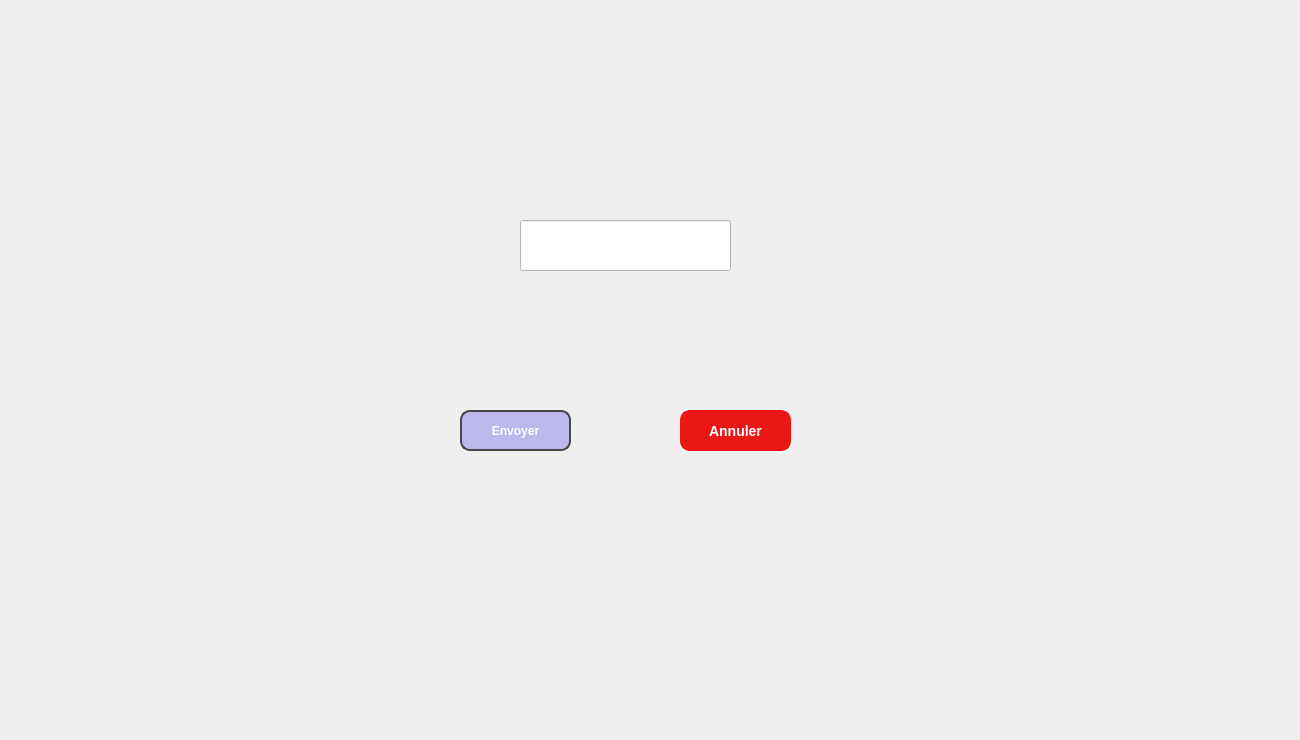
    <widget class="QWidget" name="ForgotPassword">
     <widget class="QWidget" name="widget_3" native="true">
      <property name="geometry">
       <rect>
        <x>0</x>
        <y>0</y>
        <width>1291</width>
        <height>731</height>
       </rect>
      </property>
      <property name="styleSheet">
       <string notr="true">   background-image: url(&quot;C:/Users/HP/Desktop/mech/forgot.png&quot;);
    background-position: center;   /* Centrer l'image */
    background-repeat: no-repeat;  /* Ne pas répéter l'image */
    background-size: cover;        /* Adapter l'image à la taille du widget */</string>
      </property>
     </widget>
     <widget class="QPushButton" name="Retour">
      <property name="geometry">
       <rect>
        <x>680</x>
        <y>410</y>
        <width>111</width>
        <height>41</height>
       </rect>
      </property>
      <property name="mouseTracking">
       <bool>true</bool>
      </property>
      <property name="styleSheet">
       <string notr="true">QPushButton {
    background-color: #eb1616; /* Couleur de fond verte */
    color: white; /* Couleur du texte en blanc */
    border-radius: 10px; /* Bords arrondis */
    padding: 10px 20px; /* Espacement interne */
   font-family: 'OCR A Extended', sans-serif; /* Police OCR A Extended */
    font-size: 14px; /* Taille du texte */
    font-weight: bold; /* Texte en gras */
    border: 2px solid #eb1616; /* Bordure plus foncée */
}

QPushButton:hover {
    background-color: #c50000; /* Couleur de fond plus foncée au survol */
}

QPushButton:pressed {
    background-color: #ff0000; /* Couleur de fond plus foncée lorsqu'on clique */
    border: 2px solid #ff0000; /* Bordure plus foncée lorsqu'on clique */
}</string>
      </property>
      <property name="text">
       <string>Annuler</string>
      </property>
     </widget>
     <widget class="QLineEdit" name="phoneLine">
      <property name="geometry">
       <rect>
        <x>520</x>
        <y>220</y>
        <width>211</width>
        <height>51</height>
       </rect>
      </property>
      <property name="styleSheet">
       <string notr="true">background-color: rgb(255, 255, 255);</string>
      </property>
     </widget>
     <widget class="QPushButton" name="send">
      <property name="geometry">
       <rect>
        <x>460</x>
        <y>410</y>
        <width>111</width>
        <height>41</height>
       </rect>
      </property>
      <property name="mouseTracking">
       <bool>true</bool>
      </property>
      <property name="styleSheet">
       <string notr="true">QPushButton {
  background-color: rgb(188, 184, 238); /* Couleur de fond verte */
    color: white; /* Couleur du texte en blanc */
    border-radius: 10px; /* Bords arrondis */
    padding: 10px 20px; /* Espacement interne */
   font-family: 'OCR A Extended', sans-serif; /* Police OCR A Extended */
    font-size: 12px; /* Taille du texte */
    font-weight: bold; /* Texte en gras */
    border: 2px solid #474545; /* Bordure plus foncée */
}

QPushButton:hover {
    background-color: #474545; /* Couleur de fond plus foncée au survol */
}

QPushButton:pressed {
    background-color: #605757; /* Couleur de fond plus foncée lorsqu'on clique */
    border: 2px solid #605757; /* Bordure plus foncée lorsqu'on clique */
}</string>
      </property>
      <property name="text">
       <string>Envoyer</string>
      </property>
     </widget>
    </widget>
